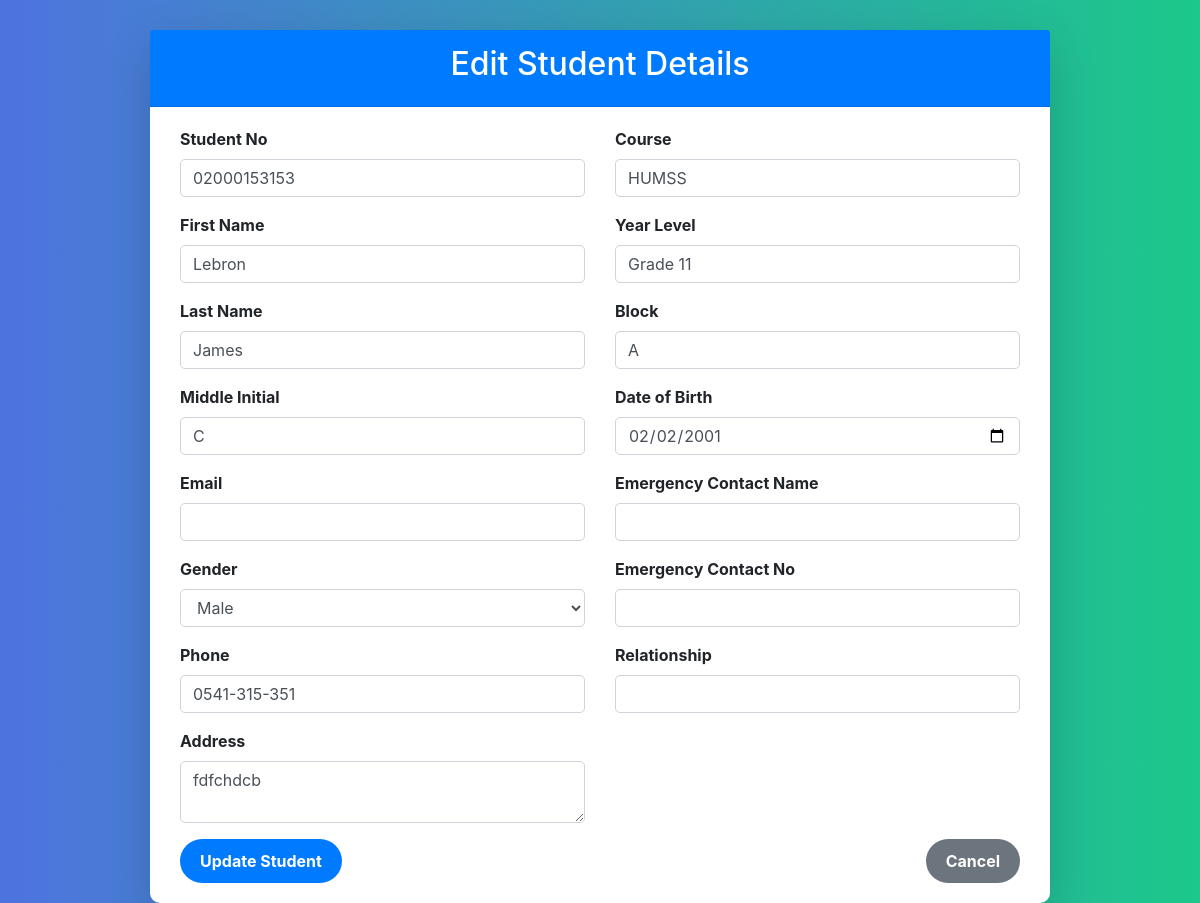
The app's page /admin/edit_student.php?id=96 (signed in), older data.
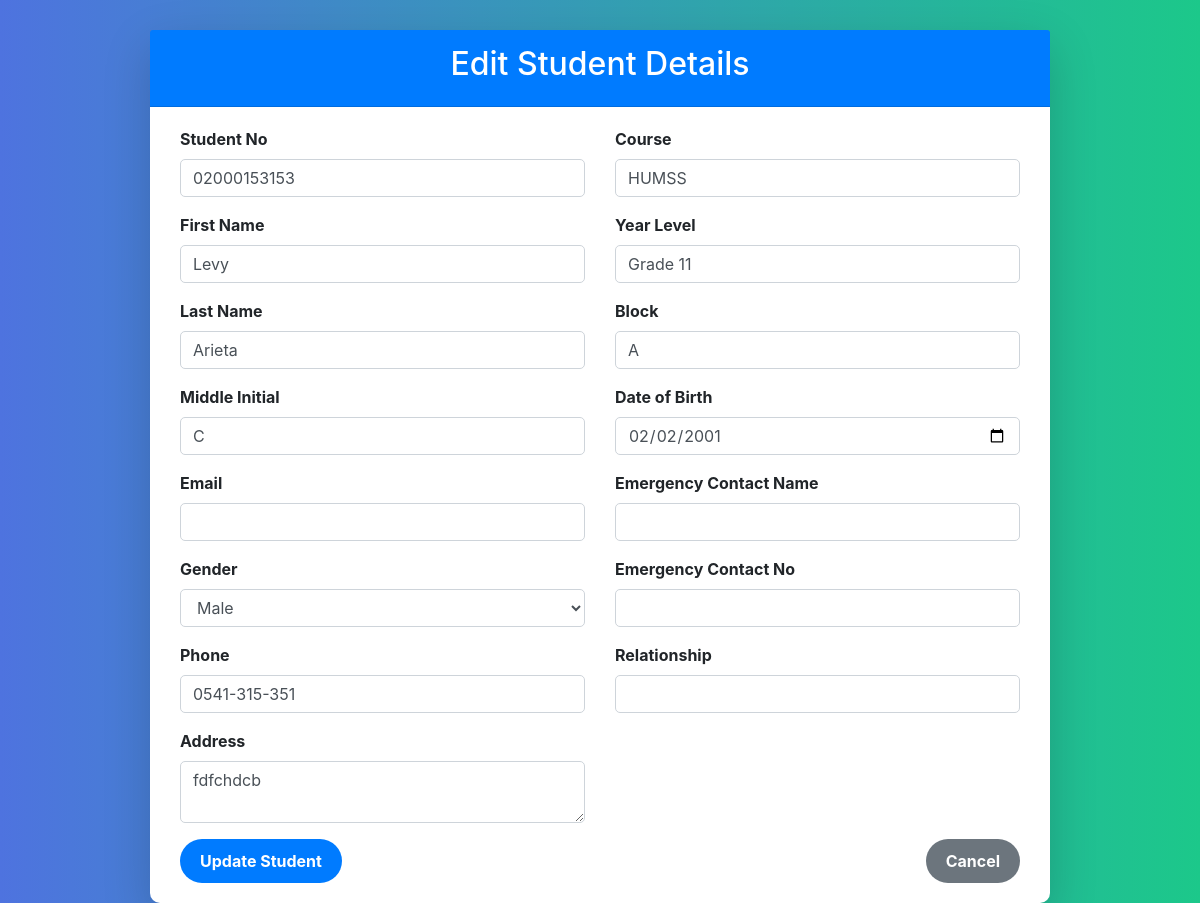
The same page, newer data.
### tables this page shows
CREATE TABLE `student_registration` (
  `id` int(11) NOT NULL,
  `studentno` varchar(20) NOT NULL,
  `lastname` varchar(50) NOT NULL,
  `firstname` varchar(50) NOT NULL,
  `extname` varchar(10) DEFAULT NULL,
  `middleinitial` varchar(3) DEFAULT NULL,
  `dob` date NOT NULL,
  `email` varchar(100) NOT NULL,
  `picture` varchar(255) NOT NULL,
  `gender` enum('Male','Female') NOT NULL,
  `phone` varchar(15) NOT NULL,
  `course` varchar(50) NOT NULL,
  `yearlevel` varchar(20) NOT NULL,
  `block` varchar(10) NOT NULL,
  `address` text NOT NULL,
  `contactname` varchar(50) NOT NULL,
  `contactno` varchar(15) NOT NULL,
  `relationship` varchar(20) NOT NULL,
  `created_at` timestamp NOT NULL DEFAULT current_timestamp(),
  `updated_at` timestamp NOT NULL DEFAULT current_timestamp(),
  `registration_date` datetime DEFAULT current_timestamp(),
  `status` enum('pending','processing','done','no-show') NOT NULL DEFAULT 'pending',
  `now_serving` tinyint(1) NOT NULL DEFAULT 0,
  `notified` tinyint(4) NOT NULL DEFAULT 0
);

### admin/edit_student.php (the view, shortened to what the changed rows need)
<?php
include('../db.php');
if (isset($_GET['id'])) {
    $student_id = $_GET['id'];
    $sql_student = "SELECT * FROM student_registration WHERE id = $student_id";
    $result_student = $conn->query($sql_student);
    if ($result_student->num_rows == 1) {
        $student = $result_student->fetch_assoc();
    } else {
        header("Location: students.php");
        exit();
    }
} else {
    header("Location: students.php");
    exit();
}
?>
<!DOCTYPE html>
<html lang="en">
<head>
    <link rel="stylesheet" href="https://maxcdn.bootstrapcdn.com/bootstrap/4.3.1/css/bootstrap.min.css">
    <link rel="stylesheet" href="https://cdnjs.cloudflare.com/ajax/libs/font-awesome/5.15.4/css/all.min.css">
</head>
<body>
    <div class="container">
        <div class="card shadow-lg">
            <div class="card-header text-center">
                <h2>Edit Student Details</h2>
            </div>
            <div class="card-body">
                <form method="POST">
                    <div class="row">
                        <div class="col-md-6">
                            <div class="form-group">
                                <label for="studentno">Student No</label>
                                <input type="text" class="form-control" id="studentno" name="studentno" value="<?php echo htmlspecialchars($student['studentno']); ?>" required>
                            </div>
                            <div class="form-group">
                                <label for="firstname">First Name</label>
                                <input type="text" class="form-control" id="firstname" name="firstname" value="<?php echo htmlspecialchars($student['firstname']); ?>" required>
                            </div>
                            <div class="form-group">
                                <label for="lastname">Last Name</label>
                                <input type="text" class="form-control" id="lastname" name="lastname" value="<?php echo htmlspecialchars($student['lastname']); ?>" required>
                            </div>
                            <div class="form-group">
                                <label for="middleinitial">Middle Initial</label>
                                <input type="text" class="form-control" id="middleinitial" name="middleinitial" value="<?php echo htmlspecialchars($student['middleinitial']); ?>">
                            </div>
                            <div class="form-group">
                                <label for="gender">Gender</label>
                                <select class="form-control" id="gender" name="gender" required>
                                    <option value="Male" <?php echo $student['gender'] == 'Male' ? 'selected' : ''; ?>>Male</option>
                                </select>
                            </div>
                            <div class="form-group">
                                <label for="phone">Phone</label>
                                <input type="text" class="form-control" id="phone" name="phone" value="<?php echo htmlspecialchars($student['phone']); ?>" required>
                            </div>
                            <div class="form-group">
                                <label for="address">Address</label>
                                <textarea class="form-control" id="address" name="address" rows="2" required><?php echo htmlspecialchars($student['address']); ?></textarea>
                            </div>
                        </div>
                        <div class="col-md-6">
                            <div class="form-group">
                                <label for="course">Course</label>
                                <input type="text" class="form-control" id="course" name="course" value="<?php echo htmlspecialchars($student['course']); ?>" required>
                            </div>
                            <div class="form-group">
                                <label for="yearlevel">Year Level</label>
                                <input type="text" class="form-control" id="yearlevel" name="yearlevel" value="<?php echo htmlspecialchars($student['yearlevel']); ?>" required>
                            </div>
                            <div class="form-group">
                                <label for="block">Block</label>
                                <input type="text" class="form-control" id="block" name="block" value="<?php echo htmlspecialchars($student['block']); ?>" required>
                            </div>
                            <div class="form-group">
                                <label for="dob">Date of Birth</label>
                                <input type="date" class="form-control" id="dob" name="dob" value="<?php echo htmlspecialchars($student['dob']); ?>" required>
                            </div>
                        </div>
                    </div>
                </form>
            </div>
        </div>
    </div>
</body>
</html>

Row changes from the older to the newer data that the page shows:
changed student_registration "Male": firstname "Lebron" → "Levy"; lastname "James" → "Arieta"
